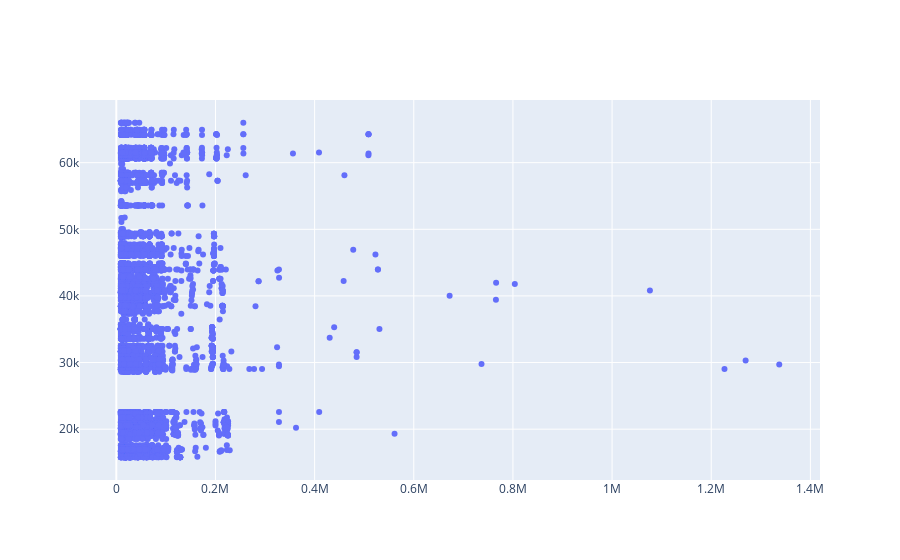

Notebook source saved alongside this figure:
### Code cell
#Plotting to check the correlation between user_favourites and the closing price
fig = go.Figure(data=go.Scatter(x=bitcoin_tweets_Price_data['user_favourites'], y=bitcoin_tweets_Price_data['Close'], mode='markers'))
fig.show()

### Figure 1 — Plotly figure (JSON) as saved in the notebook; plotly's stock layout.template omitted (floating-point values rounded to 4 significant figures; data arrays with more than 128 entries replaced by an {"elided": "..."} marker saying what was removed)
{"data": [{"mode": "markers", "type": "scatter", "x": {"elided": "10016 int values"}, "y": {"elided": "10016 float values"}}], "layout": {}}
